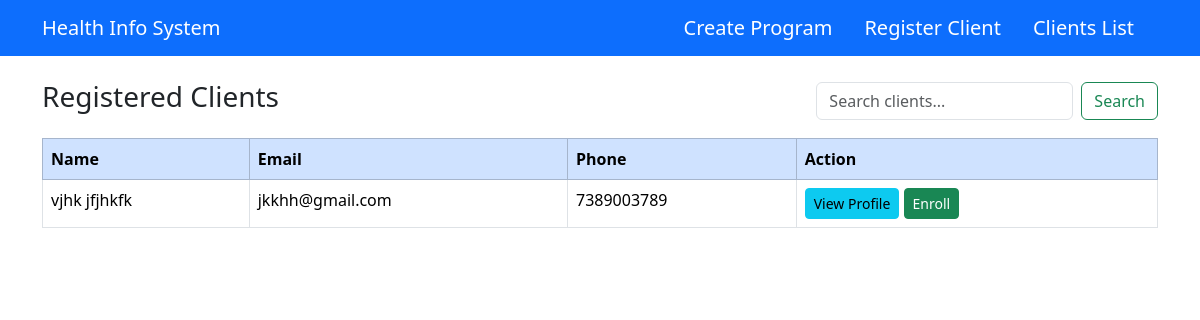
Before: /clients/ with the older database file.
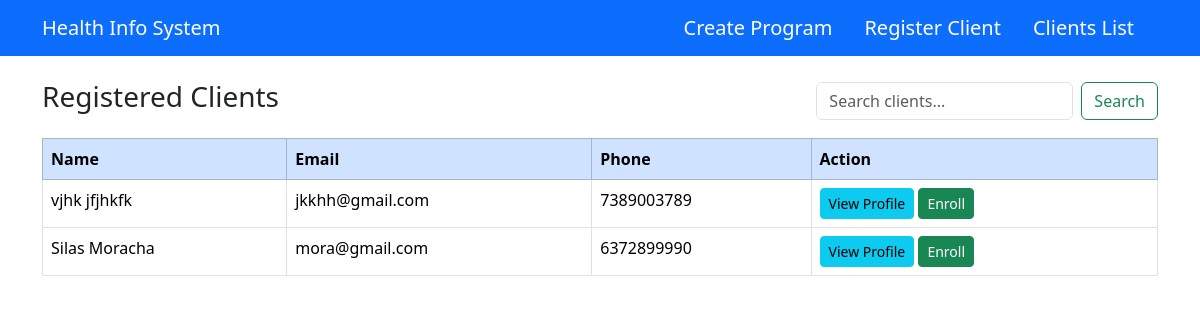
After: the same page with the newer database file.
### healthIS/models.py (models this page shows, shortened)
class Client(models.Model):
    GENDER_CHOICES = [
        ('Male', 'Male'),
        ('Female', 'Female'),
        ('Other', 'Other')
    ]
    first_name = models.CharField(max_length=100)
    last_name = models.CharField(max_length=100)
    dob = models.DateField()
    email = models.EmailField(unique=True)
    gender = models.CharField(max_length=10, choices=GENDER_CHOICES)
    contact_info = models.CharField(max_length=255)
    date_registered = models.DateTimeField(auto_now_add=True)

### healthIS/views.py (the view)
# urls.py: path('clients/', views.client_list, name='client-list'),
def client_list(request):
    query = request.GET.get('q')
    if query:
        clients = Client.objects.filter(
            first_name__icontains=query
        ) | Client.objects.filter(
            last_name__icontains=query
        ) | Client.objects.filter(
            email__icontains=query
        ) | Client.objects.filter(
            contact_info__icontains=query
        )
    else:
        clients = Client.objects.all()
    context = {'clients': clients}
    return render(request, 'healthIS/clients_list.html', context)

### healthIS/templates/healthIS/clients_list.html
{% extends 'healthIS/base.html' %} {% block content %}
<div class="d-flex justify-content-between align-items-center mb-3">
  <h3>Registered Clients</h3>
  <form method="GET" class="d-flex" role="search">
    <input
      class="form-control me-2"
      type="search"
      placeholder="Search clients..."
      name="q"
      value="{{ request.GET.q }}"
    />
    <button class="btn btn-outline-success" type="submit">Search</button>
  </form>
</div>
<div class="table-responsive">
  <table class="table table-bordered table-hover">
    <thead class="table-primary">
      <tr>
        <th>Name</th>
        <th>Email</th>
        <th>Phone</th>
        <th>Action</th>
      </tr>
    </thead>
    <tbody>
      {% for client in clients %}
      <tr>
        <td>{{ client.first_name }} {{ client.last_name }}</td>
        <td>{{ client.email }}</td>
        <td>{{ client.contact_info }}</td>
        <td>
          <a
            href="{% url 'client-profile' client.id %}"
            class="btn btn-sm btn-info"
            >View Profile</a
          >
          <a
            href="{% url 'enroll_client' client.id %}"
            class="btn btn-sm btn-success"
            >Enroll</a
          >
        </td>
      </tr>
      {% empty %}
      <tr>
        <td colspan="4" class="text-center">No clients found.</td>
      </tr>
      {% endfor %}
    </tbody>
  </table>
</div>
{% endblock %}

Changed rows visible on the page:
added Client: first_name "Silas", last_name "Moracha", email "mora@gmail.com", contact_info "6372899990"
